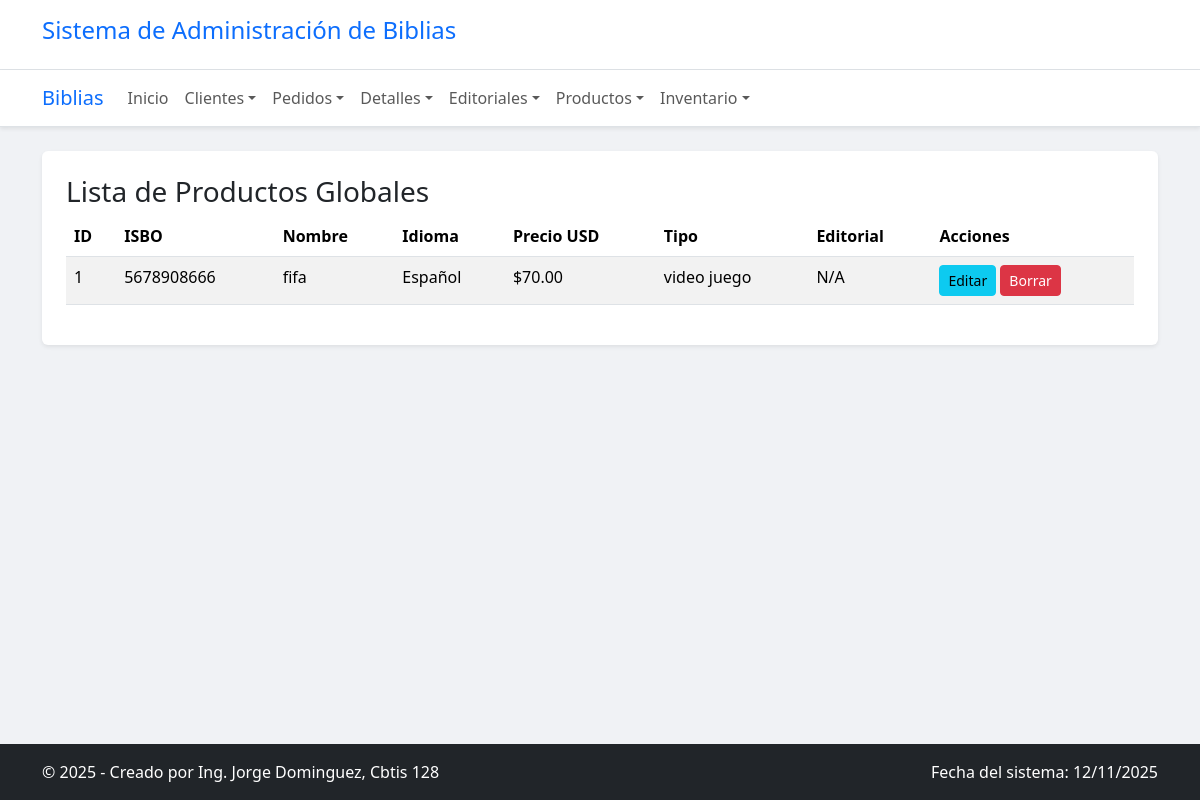
/productos/, run on the app's committed database.
### app_Biblia/models.py (models this page shows, shortened)
class ProductosGlobal(models.Model):
    isbo = models.CharField(max_length=20, unique=True)
    nombre = models.CharField(max_length=255)
    idioma = models.CharField(max_length=50)
    precio_base_usd = models.DecimalField(max_digits=10, decimal_places=2)
    tipo_producto = models.CharField(max_length=100)
    editorial = models.ForeignKey(
        EditorialProveedor,
        on_delete=models.SET_NULL,
        null=True,
        blank=True,
        related_name="productos"
    )
    class Meta:
        verbose_name_plural = "Productos Globales"
        ordering = ['nombre']

### app_Biblia/views.py (the view)
# urls.py: path('productos/', views.ver_productos, name='ver_productos'),
def ver_productos(request):
    productos = ProductosGlobal.objects.all()
    return render(request, 'productos_global/ver_productos.html', {'productos': productos})

### app_Biblia/templates/productos_global/ver_productos.html
{% extends 'base.html' %}
{% block content %}
<h3>Lista de Productos Globales</h3>
<div class="table-responsive">
  <table class="table table-striped">
    <thead>
      <tr>
        <th>ID</th>
        <th>ISBO</th>
        <th>Nombre</th>
        <th>Idioma</th>
        <th>Precio USD</th>
        <th>Tipo</th>
        <th>Editorial</th>
        <th>Acciones</th>
      </tr>
    </thead>
    <tbody>
      {% for p in productos %}
      <tr>
        <td>{{ p.id }}</td>
        <td>{{ p.isbo }}</td>
        <td>{{ p.nombre }}</td>
        <td>{{ p.idioma }}</td>
        <td>${{ p.precio_base_usd }}</td>
        <td>{{ p.tipo_producto }}</td>
        <td>{{ p.editorial.nombre_oficial|default:"N/A" }}</td>
        <td>
          <a class="btn btn-sm btn-info" href="{% url 'actualizar_producto' p.id %}">Editar</a>
          <a class="btn btn-sm btn-danger" href="{% url 'borrar_producto' p.id %}">Borrar</a>
        </td>
      </tr>
      {% empty %}
      <tr><td colspan="8">No hay productos registrados.</td></tr>
      {% endfor %}
    </tbody>
  </table>
</div>
{% endblock %}

### app_Biblia/templates/base.html (style rules this page uses)
body { background-color: #f0f2f5; }
.btn-info { background-color: #0dcaf0; border-color: #0dcaf0; color: #000; }
.btn-danger { background-color: #dc3545; border-color: #dc3545; }

### data on the page
ProductosGlobal: id "1", isbo "5678908666", nombre "fifa", idioma "Español", precio_base_usd "70.00", tipo_producto "video juego", editorial.nombre_oficial "N/A"
